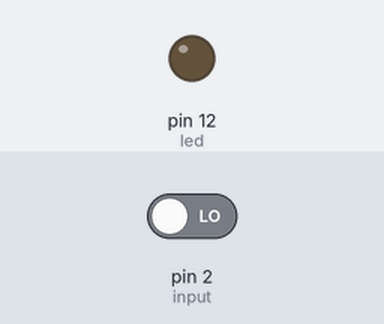
Recording of a sketch running on a simulated Arduino Uno, built with avr-gcc and run on an emulated ATmega328P. On the bench: output pins drawn as LEDs (lit = HIGH). Inputs (shaded band) come from the test bench; at power-on: pin 2 (input) LOW.

Above: at 1.2 s.
1.3 s: pin 2 (input) driven HIGH
At 2.3 s:
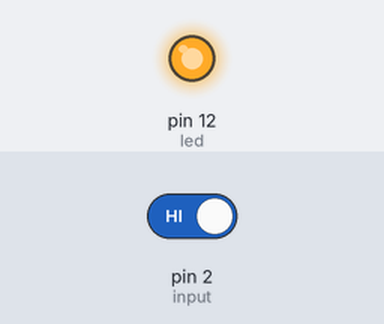
2.8 s: pin 2 (input) driven LOW
At 3.5 s:
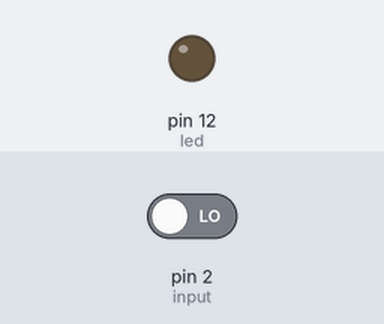
Timing chart, 0 to 5.8 s (numbered marks = the images above; inputs shaded):
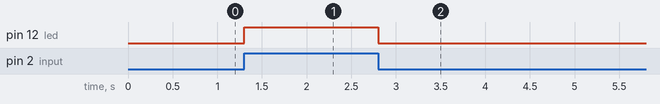

The sketch:

button_1.ino
```cpp
/*
  Input Condizionale

 Accensione e spegnimanto di un LED utilizzando un pin come input.

 Utilizzare un jumper per collegare il PIN Input
 alternativamente a +5 o GND .

Schema:
- http://lab.piffa.net/schemi/led_condizionale.png

 */

// Pin 13 has an LED connected on most Arduino boards.
// give it a name:
int led     = 12;
int input   = 2;

// the setup routine runs once when you press reset:
void setup() {
  // initialize the digital pin as an output.
  pinMode(led, OUTPUT);       // Il PIN e' attivato come output
  pinMode(input, INPUT);        // Il PIN e' attivato come output
}

// the loop routine runs over and over again forever:
void loop() {
  if (digitalRead(input) == HIGH) { // Verifica se il PIN input e' +5V
    digitalWrite(led, HIGH);
  }
  if (digitalRead(input) == LOW) { // Verifica se il PIN input e' 0V
    digitalWrite(led, LOW);
  }
}

/* Domande:
 1. Invertire il programma facendo in modo che il led si spenga
    quando il bottone e' premuto. Considerare come ottenere lo stesso risultato
    modificando il circuito.
 2. Modificare il programma per far brillare il led cinque volte al secondo
    quando il bottone e' premuto.
 3. Si potrebbe usare un ciclo iterativo while invece che
    un ciclo condizonale if? Che differenza c'e' tra il ciclo while, if e  for?
 4. Domanda: cosa succede se il jumper input non e' collegato ne al +5 ne al ground?
 */
```

Measured:
- after the input at 1.3 s, pin 12 (led): LOW → HIGH at once
- after the input at 2.8 s, pin 12 (led): HIGH → LOW at once
